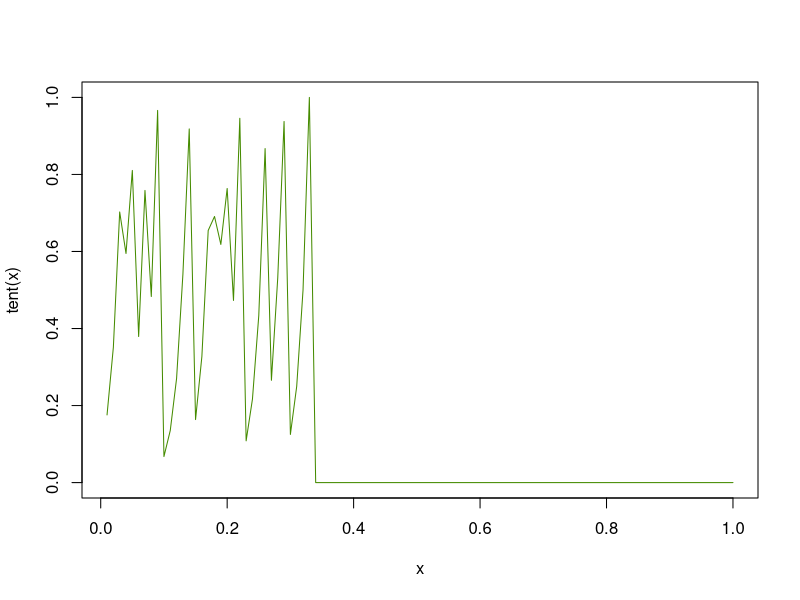
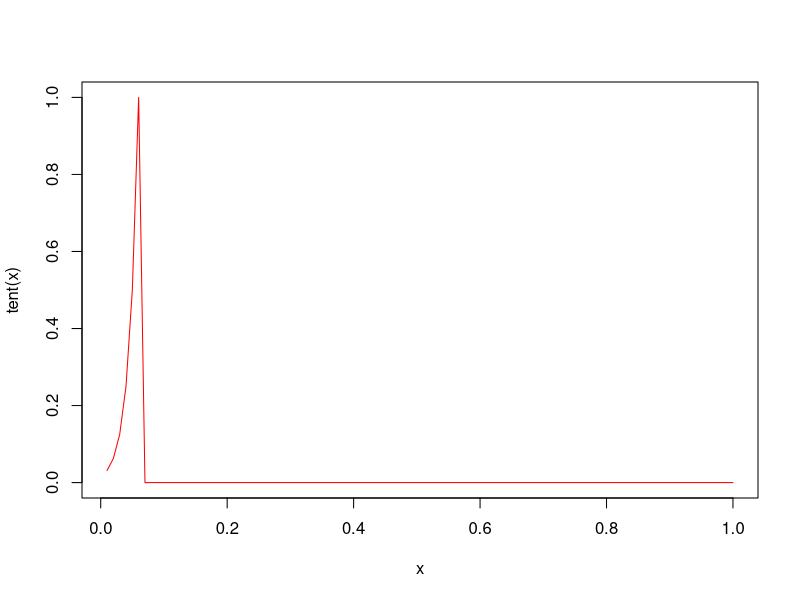

Generate these figures, in order, with R:
## ---- chunk 1
n <- 9
coin<-c(0.5,0.5)
winnerX <- 0
winnerO <- 0
simulation <- 1000
for (i in 1:simulation){
  XO <- sample(c(1,0), n, replace = TRUE, coin)
  Tris = matrix(
  XO,
  nrow=3,
  ncol=3,
  byrow = T
)
  x <- rowSums(Tris)
  y <- colSums(Tris)
  z <- sum(diag(Tris))
  w <- sum(diag(Tris[nrow(Tris):1, ]))
  
  # Count only one win of X in one game
  if (x[1]==3 | x[2]==3 | x[3]==3 | y[1]==3 | y[2]==3 | y[3]==3 | z==3 | w==3) { winnerX = winnerX + 1}
  
}

paste('Probabilità di vittoria di X:', (winnerX/simulation) * 100, '%')
## ---- chunk 2
winnerO <- 0
winnerX <- 0
draw <- 0
simulation <- 1000
for (i in 1:simulation){
  turno = 1
  Tris = matrix(
    0,
    nrow = 3,
    ncol = 3,
    byrow = T
  )
  
  for (i in 1:9){
    won <- FALSE
    k = sample(which(Tris==0))
    Tris[k[1]] <- turno
    
    x <- rowSums(Tris)
    y <- colSums(Tris)
    z <- sum(diag(Tris))
    w <- sum(diag(Tris[nrow(Tris):1, ]))
    
    # Count only one win of X in one game 
    if (x[1]==3 | x[2]==3 | x[3]==3 | y[1]==3 | y[2]==3 | y[3]==3 | z==3 | w==3) { 
      winnerX = winnerX + 1
      won <- TRUE
      break
    }
    # Count only one win of O in one game
    if (x[1]==-3 | x[2]==-3 | x[3]==-3 | y[1]==-3 | y[2]==-3 | y[3]==-3 | z==-3 | w==-3) {
      winnerO = winnerO + 1
      won <- TRUE
      break
    }
    
    turno <- turno * -1
  } 
  if(won == FALSE) draw <- draw +1
  
}


paste('Probabilità di vittoria di X:', (winnerX/simulation) * 100, '%')
paste('Probabilità di vittoria di O:', (winnerO/simulation) * 100, '%')
paste('Probabilità di pareggio:', (draw/simulation) * 100, '%')
## ---- chunk 3
doors <- c("1","2","3")
result = c()
for (i in 1:100)
{
  prize<-sample(doors[which(doors!="3")])[1] 
  pick<-sample(doors[which(doors=="1")])[1] 
  open<-sample(doors[which(doors=="3")])[1] #Like a earthquake
  switchD<-doors[which(doors != pick & doors!=open)]
  if(pick==prize) {
    result = c(result,"NOSwitch_Win")
  }
  if(switchD==prize){
    result = c(result, "Switch_Win")
  }
}

length(which(result == "NOSwitch_Win")) #Count game in which No Switch win
length(which(result == "Switch_Win"))   #Count game in which Switch win
## ---- chunk 4
x <- runif(1, 0, 1)

tent <- function(u){
  vec <- c(u)
  for(i in 2:100){
    if (vec[i-1]<=0.5) vec <- c(vec, (2*vec[i-1]))
    else vec <- c(vec, (2*(1-vec[i-1])))
  }
  return(vec)
}

plot((1:100)/100 , tent(x), type = "l", col='chartreuse4', xlab = "x", ylab = "tent(x)")

## ---- chunk 5
k <- 5
x <- c(1/2^k) #initial value (< 1/2)

tent <- function(u){
  vec <- c(u)
  for(i in 2:100){
    if (vec[i-1]<=0.5) vec <- c(vec, (2*vec[i-1]))
    else vec <- c(vec, (2*(1-vec[i-1])))
  }
  return(vec)
}

plot((1:100)/100 , tent(x), type = "l", col='red', xlab = "x", ylab = "tent(x)")
